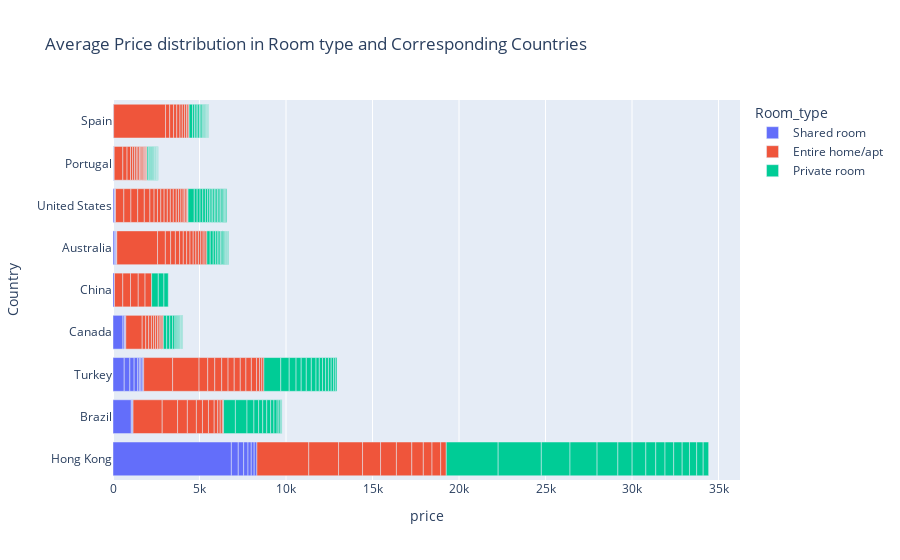

Notebook code for this chart:
### Code cell
#Price spread by countires and Corresponding Room Type
#p=price_Df.sort_values(by='price')
fig=px.bar(price_Df,x='price',y='Country',title='Average Price distribution in Room type and Corresponding Countries',
           color='Room_type')
fig.show()

### Figure 1 — Plotly figure (JSON) as saved in the notebook; plotly's stock layout.template omitted (floating-point values rounded to 4 significant figures)
{"data": [{"alignmentgroup": "True", "hovertemplate": "Room_type=Shared room<br>price=%{x}<br>Country=%{y}<extra></extra>", "legendgroup": "Shared room", "marker": {"color": "#636efa", "pattern": {"shape": ""}}, "name": "Shared room", "offsetgroup": "Shared room", "orientation": "h", "showlegend": true, "textposition": "auto", "type": "bar", "x": [6842.0, 1058.0, 649, 576, 400, 325, 310.3, 251, 248, 208, 188.5, 168.5, 157, 94.89, 87, 86, 82.33, 81, 80, 79, 75, 62.5, 60, 54, 48, 46, 39, 35, 30, 25, 20, 17, 17, 16, 15, 12], "xaxis": "x", "y": ["Hong Kong", "Brazil", "Turkey", "Canada", "Hong Kong", "Turkey", "Hong Kong", "Hong Kong", "Turkey", "Turkey", "Hong Kong", "Hong Kong", "Hong Kong", "Turkey", "Turkey", "China", "Turkey", "Canada", "Australia", "Turkey", "United States", "Australia", "Australia", "Brazil", "Brazil", "Canada", "United States", "Canada", "United States", "Portugal", "Spain", "Spain", "Portugal", "Australia", "Portugal", "Portugal"], "yaxis": "y"}, {"alignmentgroup": "True", "hovertemplate": "Room_type=Entire home/apt<br>price=%{x}<br>Country=%{y}<extra></extra>", "legendgroup": "Entire home/apt", "marker": {"color": "#EF553B", "pattern": {"shape": ""}}, "name": "Entire home/apt", "offsetgroup": "Entire home/apt", "orientation": "h", "showlegend": true, "textposition": "auto", "type": "bar", "x": [3000, 2999, 2356, 1723.0, 1685.0, 1672.0, 1530, 1385, 1042.0, 950, 916.7, 888.2, 888.1, 667, 566.7, 522.2, 502, 502, 501, 500, 483.1, 479, 452.4, 447.5, 447, 408, 405.9, 401, 393, 392.6, 382.9, 381, 368.7, 356, 350.5, 350.4, 347, 330, 324.8, 322.8, 322, 316.2, 304.5, 301, 275.4, 243.3, 242, 241.7, 239.3, 225.5, 214.5, 205.7, 204.6, 200, 195.7, 195, 193.4, 193.3, 192, 185, 185, 184, 183.8, 174, 172.9, 171.6, 170.9, 168.6, 159.9, 154, 148, 142, 137.6, 136.4, 135, 135, 133.6, 133.2, 129.7, 127, 127, 127, 123.5, 121, 114.4, 110.6, 110, 109.5, 109, 103.4, 103, 100.6, 99, 95.94, 93.33, 92.5, 90, 90, 78.6, 76, 70, 70, 70, 69.64, 67, 60.96, 59, 56.3, 55, 45, 25], "xaxis": "x", "y": ["Spain", "Hong Kong", "Australia", "Hong Kong", "Brazil", "Turkey", "Turkey", "Hong Kong", "Hong Kong", "Canada", "Hong Kong", "Hong Kong", "Brazil", "Hong Kong", "Brazil", "Brazil", "Hong Kong", "Hong Kong", "Turkey", "Portugal", "United States", "China", "Australia", "China", "China", "United States", "Turkey", "Turkey", "China", "United States", "United States", "China", "Turkey", "Turkey", "Brazil", "Turkey", "Brazil", "Brazil", "Turkey", "United States", "Hong Kong", "Turkey", "Australia", "Turkey", "Australia", "Portugal", "Australia", "United States", "Spain", "Spain", "Australia", "Brazil", "Canada", "Portugal", "United States", "Australia", "Australia", "United States", "United States", "United States", "Spain", "Spain", "Australia", "Turkey", "United States", "United States", "United States", "Canada", "Canada", "Australia", "Australia", "Brazil", "Australia", "Australia", "Spain", "United States", "Spain", "United States", "United States", "Turkey", "Canada", "Brazil", "Portugal", "Turkey", "Canada", "Portugal", "Spain", "Canada", "Australia", "Australia", "Portugal", "Canada", "Canada", "Spain", "Portugal", "United States", "Portugal", "United States", "Portugal", "United States", "Canada", "Portugal", "Canada", "Portugal", "Brazil", "Portugal", "Portugal", "Portugal", "Spain", "Portugal", "United States"], "yaxis": "y"}, {"alignmentgroup": "True", "hovertemplate": "Room_type=Private room<br>price=%{x}<br>Country=%{y}<extra></extra>", "legendgroup": "Private room", "marker": {"color": "#00cc96", "pattern": {"shape": ""}}, "name": "Private room", "offsetgroup": "Private room", "orientation": "h", "showlegend": true, "textposition": "auto", "type": "bar", "x": [2999, 2496, 1657.0, 1565.0, 1201, 975.5, 825, 790.6, 684.5, 670.5, 573.8, 535.9, 502, 490.3, 489.2, 421.1, 416, 400.2, 395.2, 385, 377, 359.8, 325.5, 315.7, 296.3, 295, 291.2, 272.5, 270.5, 251, 236, 232.0, 226, 200, 194.5, 191, 190.8, 190.2, 186.5, 184.5, 179, 176.8, 174.5, 167, 167, 166.2, 163.3, 159.2, 158, 151.7, 142, 129.5, 129, 126, 109.3, 109.0, 104.5, 101, 101, 100, 100, 100, 95, 95, 95, 94.43, 91.5, 91.5, 91.33, 91, 88.24, 86, 83.71, 83.33, 83, 81.39, 80, 76.5, 73.67, 73.5, 72.24, 68, 67.67, 66.58, 64.17, 63.5, 62.5, 60, 60, 58.8, 56, 55, 55, 55, 53.86, 53.33, 52, 51.5, 51.17, 50.3, 49.38, 44.08, 44.03, 43.86, 41, 41, 40.29, 40, 40, 40, 40, 39, 38, 38, 36.68, 35, 33, 27.5, 26.67, 24.5, 24, 24, 22, 20], "xaxis": "x", "y": ["Hong Kong", "Hong Kong", "Hong Kong", "Hong Kong", "Hong Kong", "Turkey", "Hong Kong", "Hong Kong", "Brazil", "Brazil", "Hong Kong", "Hong Kong", "Hong Kong", "Hong Kong", "Turkey", "Hong Kong", "Hong Kong", "Brazil", "Turkey", "China", "Hong Kong", "United States", "China", "Hong Kong", "Turkey", "Turkey", "Turkey", "Brazil", "Turkey", "China", "Brazil", "Brazil", "Brazil", "Spain", "Australia", "Canada", "Turkey", "Brazil", "Turkey", "Brazil", "Canada", "Turkey", "Australia", "United States", "United States", "Canada", "Turkey", "Turkey", "United States", "United States", "Turkey", "Canada", "Australia", "United States", "Spain", "Australia", "United States", "United States", "Brazil", "Spain", "Australia", "Turkey", "Spain", "Spain", "United States", "United States", "United States", "United States", "Turkey", "United States", "United States", "Brazil", "Australia", "Australia", "Spain", "United States", "Portugal", "Spain", "Portugal", "United States", "Australia", "United States", "Australia", "United States", "Canada", "United States", "Australia", "Portugal", "Portugal", "Canada", "Brazil", "Spain", "Canada", "Canada", "Portugal", "Portugal", "Australia", "Australia", "Spain", "Spain", "Canada", "Canada", "Portugal", "Spain", "Brazil", "Australia", "Spain", "Canada", "Australia", "Portugal", "Canada", "Canada", "Portugal", "Spain", "Portugal", "Spain", "Spain", "Portugal", "Portugal", "Portugal", "Spain", "Canada", "Portugal", "Spain"], "yaxis": "y"}], "layout": {"autosize": true, "barmode": "relative", "legend": {"title": {"text": "Room_type"}, "tracegroupgap": 0}, "title": {"text": "Average Price distribution in Room type and Corresponding Countries"}, "xaxis": {"anchor": "y", "autorange": true, "domain": [0, 1], "range": [0, 36240.0], "title": {"text": "price"}, "type": "linear"}, "yaxis": {"anchor": "x", "autorange": true, "domain": [0, 1], "range": [-0.5, 8.5], "title": {"text": "Country"}, "type": "category"}}}
